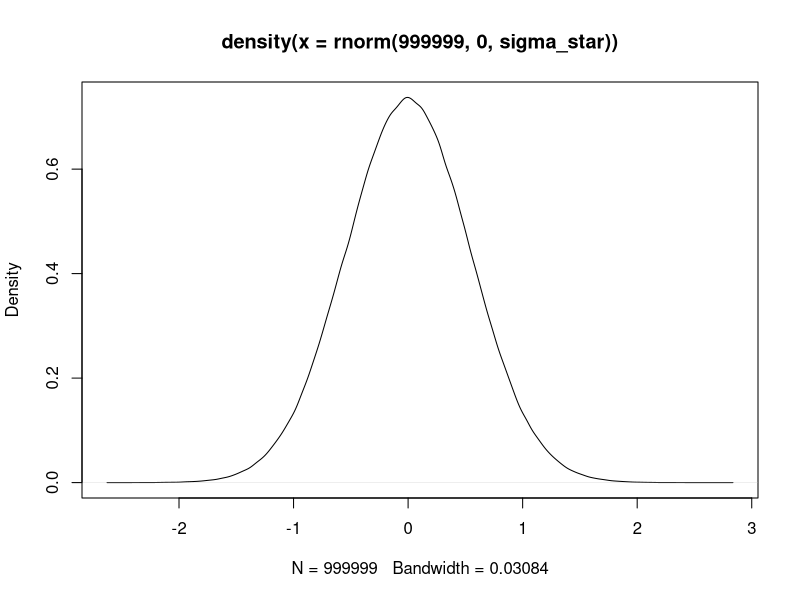

Reproduce this figure in R. (Note: this script raises an error after producing the figure.)
##################################
# GENERIC BINARY oucome results NETSCC proposals
##################################


########################################################################################################
                   ##### Proposal 1  #####
########################################################################################################







########################################################################################################
                  ##### Proposal 2  #####
########################################################################################################

# mistake???
#############
# inputs

#P2_Cost_research_funder =  3310883
#P2_Incidence = 100000
#D_rate = 0.035
#P2_Time_research = 6
#P2_Time_info  = 20

# epi
#MCouter <- 40000 # NOTE not bad convergence of EVTPI at MCouter = 40000
#library(fdrtool) # to get half normal
#P_t0_U <- 0.51 # prob of progression free survival (benefit)
#Odds_t0_U <- P_t0_U / (1 - P_t0_U)
#LO_t0_U <- log(Odds_t0_U)
## halfnormal simulations on LOR 
#sigma_t1_U <- 0.5
#LOR_t1_U <- -rhalfnorm(MCouter, theta=sd2theta(sigma_t1_U))
#LOR_t1_U <- rnorm(MCouter, 0, sigma_t1_U)
#LO_t1_U <- LO_t0_U + LOR_t1_U 
#Odds_t1_U <- exp(LO_t1_U)
#P_t1_U <- Odds_t1_U / (Odds_t1_U + 1) 
#P2_P_t_U <- matrix(c(rep(P_t0_U,MCouter), P_t1_U), ncol = 2)


# MCD inputs
# MCD is added onto the new treatment(s) 
# if new treatment has better secondary outcomes than the base then +
# if new treatment has worse secondary outcomes than base then -
#P2_MCD_t <- c(0.079) # remember MCD is a relative input - if two treatmetns => just one MCD
#P2_Benefit = TRUE

# (utilisation) stat sig analysis
# inputs
#P2_Utilisation_t <- c(1, 0)
#n_t0 <- 1068/2
#n_t1 <- 1068/2
# analysis 
#a <- P_t1_U*n_t1 # number of events in the treatment arm
#b <- (1 - P_t1_U)*n_t1 # number of non-events in the treatment arm
#c <- rep(P_t0_U*n_t0, MCouter) # number of events in the control arm
#d <- rep((1 - P_t0_U)*n_t0, MCouter) # number of non-events in the control arm
#SE_U <- sqrt(1/a + 1/b + 1/c + 1/d) # standard error for each simulation
# here the cut-off is about the new treatment being below the MCD
# output
#P2_UtilMatrix <- NA
#P2_UtilMatrix <- UtilMatrix.fn(cbind(rep(0, length(LOR_t1_U)), LOR_t1_U), SE_U*qnorm(0.975), P2_Utilisation_t)
# probaiblity LOR>0
#sum(LOR_t1_U>0)/length(LOR_t1_U)
# probability of implementing new treatment
#sum(P2_UtilMatrix[,2])/length(LOR_t1_U)

# base case inputs
#GenericBinaryOutcome.v1(P2_P_t_U ,P2_Benefit,P2_MCD_t , P2_Incidence, 
#                        P2_Time_info ,P2_Utilisation_t,D_rate ,P2_Time_research ,
#                        P2_Cost_research_funder,P2_UtilMatrix)

# manual calculations
# current outcomes
#P2_Incidence*P_t0_U
# 2% required increase in outcomes
#P2_Incidence*P_t0_U*0.02

# try different MCD in last example
#P2_MCD_t <- c(0.20)
# require 2% increase in outcomes
#GenericBinaryOutcome.v1(P2_P_t_U ,P2_Benefit,P2_MCD_t , P2_Incidence, 
#                        P2_Time_info ,P2_Utilisation_t,D_rate ,P2_Time_research ,
#                        P2_Cost_research_funder,P2_UtilMatrix)




#################################################################################
# Proposal 2 as continuous outcome

P2_Cost_research_funder =  3310883
P2_Incidence = 100000
D_rate = 0.035
P2_Time_research = 6
P2_Time_info  = 20
P2_Utilisation_t <- c(1, 0, 0, 0)

# epi inputs
MCouter <- 400000 # NOTE not bad convergence of EVTPI at MCouter = 40000
# % chance of success
P_t0_U <- 0 # by definition
P_t1_U <- 1 / (200 +2)
P_t2_U <- 1 / (200 +2)
P_t3_U <-  1 / (200 +2)
# change in MMSE decline
# model change in delcine (not absolute level)

# choosing the correct sigma
###
# distibution of reduction in delcline (benefit)
# mean is zero (no reduction in delcine - same as baseline)
# choose sigma s.t. P_t1_U % of distribution lies above 1.4
# this is equivalent to 
1 - P_t1_U # below 1.4
# find sigma t
findsigma = function(sigma_star){
  #% of dist below 1.4 with sigma_star - the required % of dist below 1.4
  return(abs(pnorm(1.4, 0, sigma_star) - 0.9950495))
}

result = optimize(findsigma, interval = c(0, 5))
print(result$minimum)
# check result
sigma_star <- 0.5427811
pnorm(1.4, 0, sigma_star)
# looks correct
plot(density(rnorm(999999, 0, sigma_star)))

sigma_t1 <- sigma_star
sigma_t2 <- sigma_star
sigma_t3 <- sigma_star
Delta_t1 <- rnorm(MCouter, 0, sigma_t1)
Delta_t2 <- rnorm(MCouter, 0, sigma_t2)
Delta_t3 <- rnorm(MCouter, 0, sigma_t3)

# equivalent to Delta_t_U matrix
P2_Delta_t_U <- matrix(c(rep(0,MCouter),Delta_t1, Delta_t2, Delta_t3), ncol = 4)


# MCD inputs
# MCD is added onto the new treatment(s) 
# if new treatment has better secondary outcomes than the base then +
# if new treatment has worse secondary outcomes than base then -
P2_MCD_t <- c(0, 0, 0)# remember MCD is a relative input - if two treatmetns => just one MCD
P2_Benefit = TRUE

P2_UtilMatrix <- NA
P2_Benefit <- TRUE

# base case inputs
GenericContinOutcome.v1(P2_Delta_t_U ,P2_Benefit,P2_MCD_t , P2_Incidence, 
                        P2_Time_info ,P2_Utilisation_t,D_rate ,P2_Time_research ,
                        P2_Cost_research_funder,P2_UtilMatrix)

# use 1.4 MCD
P2_MCD_t <- c(-1.4, -1.4, -1.4)# remember MCD is a relative input - if two treatmetns => just one MCD
GenericContinOutcome.v1(P2_Delta_t_U ,P2_Benefit,P2_MCD_t , P2_Incidence, 
                        P2_Time_info ,P2_Utilisation_t,D_rate ,P2_Time_research ,
                        P2_Cost_research_funder,P2_UtilMatrix)





########################################################################################################
##### Proposal 3  #####
########################################################################################################

# inputs for TBI proposal P3

P3_Cost_research_funder =  2522710
P3_Incidence = 1121
D_rate = 0.035
P3_Time_research = 6
P3_Time_info  = 10

# epi
MCouter <- 40000 # NOTE not bad convergence of EVTPI at MCouter = 40000
library(fdrtool) # to get half normal
P_t0_U <- 0.51 # prob of progression free survival (benefit)
Odds_t0_U <- P_t0_U / (1 - P_t0_U)
LO_t0_U <- log(Odds_t0_U)
# halfnormal simulations on LOR 
sigma_t1_U <- 0.5
LOR_t1_U <- -rhalfnorm(MCouter, theta=sd2theta(sigma_t1_U))
#LOR_t1_U <- rnorm(MCouter, 0, sigma_t1_U)
LO_t1_U <- LO_t0_U + LOR_t1_U 
Odds_t1_U <- exp(LO_t1_U)
P_t1_U <- Odds_t1_U / (Odds_t1_U + 1) 
P3_P_t_U <- matrix(c(rep(P_t0_U,MCouter), P_t1_U), ncol = 2)


# MCD inputs
# MCD is added onto the new treatment(s) 
# if new treatment has better secondary outcomes than the base then +
# if new treatment has worse secondary outcomes than base then -
P3_MCD_t <- c(0.079) # remember MCD is a relative input - if two treatmetns => just one MCD
P3_Benefit = TRUE
P3_Utilisation_t <- c(1, 0)


# (utilisation) stat sig analysis
# inputs

#n_t0 <- 1068/2
#n_t1 <- 1068/2
# analysis 
#a <- P_t1_U*n_t1 # number of events in the treatment arm
#b <- (1 - P_t1_U)*n_t1 # number of non-events in the treatment arm
#c <- rep(P_t0_U*n_t0, MCouter) # number of events in the control arm
#d <- rep((1 - P_t0_U)*n_t0, MCouter) # number of non-events in the control arm
#SE_U <- sqrt(1/a + 1/b + 1/c + 1/d) # standard error for each simulation
# here the cut-off is about the new treatment being below the MCD
# output
P3_UtilMatrix <- NA
#P3_UtilMatrix <- UtilMatrix.fn(cbind(rep(0, length(LOR_t1_U)), LOR_t1_U), SE_U*qnorm(0.975), P3_Utilisation_t)
# probaiblity LOR>0
#sum(LOR_t1_U>0)/length(LOR_t1_U)
# probability of implementing new treatment
#sum(P3_UtilMatrix[,2])/length(LOR_t1_U)

# base case inputs
GenericBinaryOutcome.v1(P3_P_t_U ,P3_Benefit,P3_MCD_t , P3_Incidence, 
                        P3_Time_info ,P3_Utilisation_t,D_rate ,P3_Time_research ,
                        P3_Cost_research_funder,P3_UtilMatrix)

# manual calculations
# current outcomes
P3_Incidence*P_t0_U
# 2% required increase in outcomes
#P3_Incidence*P_t0_U*0.02

# try different MCD in last example
P3_MCD_t <- c(0.20)
# require 2% increase in outcomes
GenericBinaryOutcome.v1(P3_P_t_U ,P3_Benefit,P3_MCD_t , P3_Incidence, 
                        P3_Time_info ,P3_Utilisation_t,D_rate ,P3_Time_research ,
                        P3_Cost_research_funder,P3_UtilMatrix)










########################################################################################################
                             ##### Proposal 4  #####
########################################################################################################

# inputs for booklet proposal P4 

P4_Cost_research_funder =  882177
P4_Incidence = 259150
D_rate = 0.035
P4_Time_research = 3
P4_Time_info  = 15

# epi
MCouter <- 40000 # NOTE not bad convergence of EVTPI at MCouter = 40000
library(fdrtool) # to get half normal
P_t0_U <- 0.30
Odds_t0_U <- P_t0_U / (1 - P_t0_U)
LO_t0_U <- log(Odds_t0_U)
# halfnormal simulations on LOR 
sigma_t1_U <- 0.5
LOR_t1_U <- rhalfnorm(MCouter, theta=sd2theta(sigma_t1_U))
#LOR_t1_U <- rnorm(MCouter, 0, sigma_t1_U)
LO_t1_U <- LO_t0_U + LOR_t1_U 
Odds_t1_U <- exp(LO_t1_U)
P_t1_U <- Odds_t1_U / (Odds_t1_U + 1) 
P4_P_t_U <- matrix(c(rep(P_t0_U,MCouter), P_t1_U), ncol = 2)

# MCD inputs
P4_MCD_t <- c(0) # remember MCD is a relative input - if two treatmetns => just one MCD
P4_Benefit = TRUE

# (utilisation) stat sig analysis
# inputs
n_t0 <- 227
n_t1 <- 453
P4_Utilisation_t <- c(1, 0)
# analysis
a <- P_t1_U*n_t1 # number of events in the treatment arm
b <- (1 - P_t1_U)*n_t1 # number of non-events in the treatment arm
c <- rep(P_t0_U*n_t0, MCouter) # number of events in the control arm
d <- rep((1 - P_t0_U)*n_t0, MCouter) # number of non-events in the control arm
SE_U <- sqrt(1/a + 1/b + 1/c + 1/d) # standard error for each simulation
# output
P4_UtilMatrix <- UtilMatrix.fn(cbind(rep(0, length(LOR_t1_U)), LOR_t1_U), SE_U*qnorm(0.975), P4_Utilisation_t)


# base case inputs
GenericBinaryOutcome.v1(P4_P_t_U ,P4_Benefit,P4_MCD_t , P4_Incidence, 
                                         P4_Time_info ,P4_Utilisation_t,D_rate ,P4_Time_research ,
                                         P4_Cost_research_funder,P4_UtilMatrix)


# require an increase in primary outcome of 5% before the new treatment is 
# worthwhile
# a 5% increase in deaths at home would mean
P4_Incidence*P_t0_U*1.05 -   P4_Incidence*P_t0_U

GenericBinaryOutcome.v1(P4_P_t_U ,P4_Benefit,-0.05 , P4_Incidence, 
                                         P4_Time_info ,P4_Utilisation_t,D_rate ,P4_Time_research ,
                                         P4_Cost_research_funder,P4_UtilMatrix)




GenericBinaryOutcome.v1(P4_P_t_U ,P4_Benefit,-0.1 , P4_Incidence, 
                        P4_Time_info ,P4_Utilisation_t,D_rate ,P4_Time_research ,
                        P4_Cost_research_funder,P4_UtilMatrix)














########################################################################################################
                        ##### Proposal 5  #####
########################################################################################################

# inputs for TBI proposal P5

P5_Cost_research_funder =  2854000
P5_Incidence = 8800
D_rate = 0.035
P5_Time_research = 5
P5_Time_info  = 15

# epi
MCouter <- 40000 # NOTE not bad convergence of EVTPI at MCouter = 40000
P_t0_U <- 0.555 # Nichol 2015
Odds_t0_U <- P_t0_U / (1 - P_t0_U)
LO_t0_U <- log(Odds_t0_U)
#  
sigma_t1_U <- 0.5
LOR_t1_U <- rnorm(MCouter, 0, sigma_t1_U)
#LOR_t1_U <- rnorm(MCouter, 0, sigma_t1_U)
LO_t1_U <- LO_t0_U + LOR_t1_U 
Odds_t1_U <- exp(LO_t1_U)
P_t1_U <- Odds_t1_U / (Odds_t1_U + 1) 
P5_P_t_U <- matrix(c(rep(P_t0_U,MCouter), P_t1_U), ncol = 2)

# MCD inputs
P5_MCD_t <- c(0) # remember MCD is a relative input - if two treatmetns => just one MCD
P5_Benefit = TRUE

# (utilisation) stat sig analysis
# inputs
P5_Utilisation_t <- c(1, 0)
n_t0 <- 1180/2
n_t1 <- 1180/2
# analysis 
a <- P_t1_U*n_t1 # number of events in the treatment arm
b <- (1 - P_t1_U)*n_t1 # number of non-events in the treatment arm
c <- rep(P_t0_U*n_t0, MCouter) # number of events in the control arm
d <- rep((1 - P_t0_U)*n_t0, MCouter) # number of non-events in the control arm
SE_U <- sqrt(1/a + 1/b + 1/c + 1/d) # standard error for each simulation
# output
P5_UtilMatrix <- UtilMatrix.fn(cbind(rep(0, length(LOR_t1_U)), LOR_t1_U), SE_U*qnorm(0.975), P5_Utilisation_t)
# probaiblity LOR>0
sum(LOR_t1_U>0)/length(LOR_t1_U)
# probability of implementing new treatment
sum(P5_UtilMatrix[,2])/length(LOR_t1_U)

# base case inputs
GenericBinaryOutcome.v1(P5_P_t_U ,P5_Benefit,P5_MCD_t , P5_Incidence, 
                        P5_Time_info ,P5_Utilisation_t,D_rate ,P5_Time_research ,
                        P5_Cost_research_funder,P5_UtilMatrix)

# manual calculations
# current outcomes
 P5_Incidence*P_t0_U
# 2% required increase in outcomes
 P5_Incidence*P_t0_U*0.02
 
# MCD refers to the new treatment (relative to t0)
# outcome is good so higher prob is good
# MCD is added to the P_t_U
# => penalty means adding a minus to the new treatment
P5_MCD_t <- c(-0.02)
# require 2% increase in outcomes
GenericBinaryOutcome.v1(P5_P_t_U ,P5_Benefit,P5_MCD_t , P5_Incidence, 
                         P5_Time_info ,P5_Utilisation_t,D_rate ,P5_Time_research ,
                         P5_Cost_research_funder,P5_UtilMatrix)
 



 
########################################################################################################
                  ##### Proposal 6  #####
########################################################################################################


# inputs for TBI proposal P3

P6_Cost_research_funder =  855403
P6_Incidence = 65.64*0.4
D_rate = 0.035
P6_Time_research = 4
P6_Time_info  = 10

# epi
P_t0_U <- 0.95
Odds_t0_U <- P_t0_U / (1 - P_t0_U)
LO_t0_U <- log(Odds_t0_U)
sigma_t1_U <- 0.5
LOR_t1_U <- rnorm(MCouter, 0, sigma_t1_U)
LO_t1_U <- LO_t0_U + LOR_t1_U 
Odds_t1_U <- exp(LO_t1_U)
P_t1_U <- Odds_t1_U / (Odds_t1_U + 1) 
P6_P_t_U <- matrix(c(rep(P_t0_U,MCouter), P_t1_U), ncol = 2)


# MCD inputs
# MCD is added onto the new treatment(s) 
# if new treatment has better secondary outcomes than the base then +
# if new treatment has worse secondary outcomes than base then -
P6_MCD_t <- c(0) # remember MCD is a relative input - if two treatmetns => just one MCD
P6_Benefit = TRUE
P6_Utilisation_t <- c(1, 0)

P6_UtilMatrix <- NA

# base case inputs
GenericBinaryOutcome.v1(P6_P_t_U ,P6_Benefit,P6_MCD_t , P6_Incidence, 
                        P6_Time_info ,P6_Utilisation_t,D_rate ,P6_Time_research ,
                        P6_Cost_research_funder,P6_UtilMatrix)

# manual calculations
# current outcomes
P6_Incidence*P_t0_U
# 2% required increase in outcomes
#P6_Incidence*P_t0_U*0.02

# try different MCD in last example
# MCD is added onto the new treatment(s) 
# if new treatment has better secondary outcomes than the base then +
# if new treatment has worse secondary outcomes than base then -
P6_MCD_t <- c(0.05)
# 
GenericBinaryOutcome.v1(P6_P_t_U ,P6_Benefit,P6_MCD_t , P6_Incidence, 
                        P6_Time_info ,P6_Utilisation_t,D_rate ,P6_Time_research ,
                        P6_Cost_research_funder,P6_UtilMatrix)
